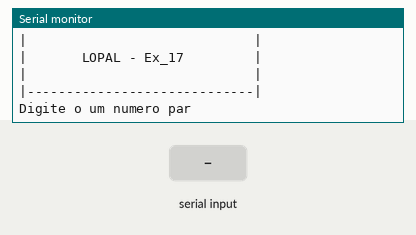
Simulated run of this sketch. Board: Arduino Uno, built with avr-gcc and run on an emulated ATmega328P. On the bench: the last lines printed to the serial monitor. Inputs (shaded band) come from the test bench.

Above: at 1.2 s.
1.3 s: "90,45\n" received over Serial
At 1.45 s:
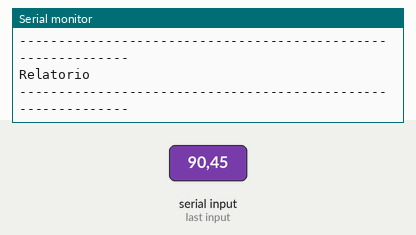
2.8 s: "30,150\n" received over Serial
At 3.18 s:
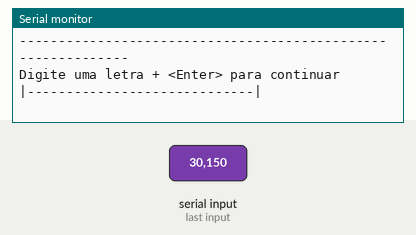

The sketch:

lopal_ex171.ino
```cpp
// C++ code
//Faça um programa que receba um número de usuário e exiba este número, apenas
//se for par. Caso contrário informe apenas “DIGITE APENAS NÚMEROS PARES”.
//Variaveis


 long numero;
 String text = "texto aleatorio";

void setup()
{
 Serial.begin (9600);
}
//inicialização das variáveis

void loop()
{

  Serial.println("|-----------------------------|");
  Serial.println("|                             |");
  Serial.println("|       LOPAL - Ex_17         |");
  Serial.println("|                             |");
  Serial.println("|-----------------------------|");
  Serial.println();
  Serial.println();


  Serial.println("Digite o um numero par");
  while (! Serial.available() );
  numero = Serial.parseFloat();


  if (numero % 2 == 0 ) {

    text = ("Seu numero eh:" + String(numero));
}else {

    text = "DIGITE APENAS NUMEROS PARES";
}


  Serial.println();
  Serial.println();
  Serial.println("-------------------------------------------------------------");
  Serial.println("Relatorio");
  Serial.println("-------------------------------------------------------------");
  Serial.println();
  Serial.println();
  Serial.println(text);
  Serial.println();
  Serial.println();
  Serial.println();
  Serial.println("-------------------------------------------------------------");
  Serial.println();
  Serial.println("-------------------------------------------------------------");


  Serial.println("Digite uma letra + <Enter> para continuar");
  while (! Serial.available() );

  Serial.println();
  Serial.println();

  Serial.read();
  } 
```

Measured:
- after the input at 1.3 s, the serial monitor: prints a new line at once (image 1)
- after the input at 2.8 s, the serial monitor: prints a new line after 0.15 s (image 2)
